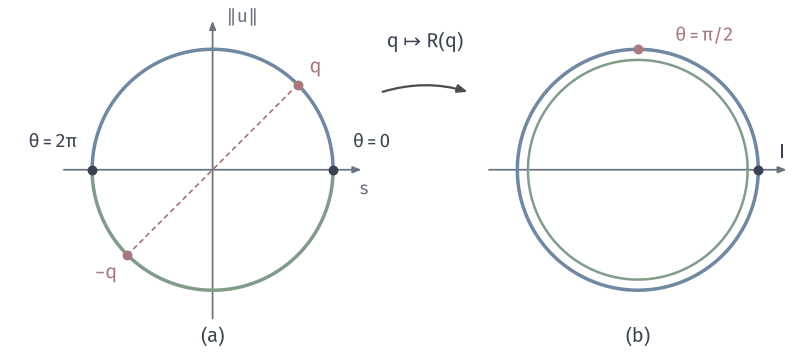

Here is the Python script that generated this plot:
"""Half-angle great circle q(theta) double-covering the rotation circle."""
from pathlib import Path
import sys
ROOT = next(p for p in Path(__file__).resolve().parents if (p/"build.sh").is_file() and (p/"tex/book.tex").is_file())
sys.path.insert(0, str(ROOT/"figures/04-spaces-measures-and-geometry/04-manifolds/matplotlib/mfd-common"))
from mfd3d import *

W, H = 112, 50
fig, ax = canvas(W, H)
t = np.linspace(0, 2*np.pi, 361)
R0 = 17
cx1, cy = 30, 26
# (a): the great circle (cos(theta/2), sin(theta/2)); theta in [0,2pi] upper arc, [2pi,4pi] lower arc.
up = np.linspace(0, np.pi, 180); low = np.linspace(np.pi, 2*np.pi, 180)
ax.plot(cx1+R0*np.cos(up), cy+R0*np.sin(up), color=BLUE, lw=1.4, zorder=3)
ax.plot(cx1+R0*np.cos(low), cy+R0*np.sin(low), color=GREEN, lw=1.4, zorder=3)
arrow(ax, (cx1-R0-4, cy), (cx1+R0+4, cy), color=MUTED, lw=.7, scale=5, zorder=1)
arrow(ax, (cx1, cy-R0-4), (cx1, cy+R0+4), color=MUTED, lw=.7, scale=5, zorder=1)
label(ax, (cx1+R0+4.4, cy-2.8), '$s$', 7.5, MUTED); label(ax, (cx1+1.9, cy+R0+4.6), r'$\Vert u\Vert$', 7.5, MUTED, ha='left')
q = np.array([np.cos(np.pi/4), np.sin(np.pi/4)])
pts = {'q': np.array([cx1, cy])+R0*q, '-q': np.array([cx1, cy])-R0*q, 'e': np.array([cx1+R0, cy]), '-e': np.array([cx1-R0, cy])}
for k in ('q', '-q'):
    dot(ax, pts[k], RED, zorder=8)
dot(ax, pts['e'], INK, zorder=8); dot(ax, pts['-e'], INK, zorder=8)
ax.plot(*zip(pts['q'], pts['-q']), color=RED, lw=.7, ls=(0, (3, 2)), zorder=2)
label(ax, pts['q']+[2.5, 2.5], '$q$', color=RED, halo=True)
label(ax, pts['-q']+[-3.0, -2.5], '$-q$', color=RED, halo=True)
label(ax, pts['e']+[5.5, 4.0], r'$\theta=0$', 7.5, INK, halo=True)
label(ax, pts['-e']+[-5.5, 4.0], r'$\theta=2\pi$', 7.5, INK, halo=True)
# (b): the rotation circle.
cx2 = 90
ax.plot(cx2+R0*np.cos(t), cy+R0*np.sin(t), color=BLUE, lw=1.4, zorder=3)
ax.plot(cx2+(R0-1.5)*np.cos(t), cy+(R0-1.5)*np.sin(t), color=GREEN, lw=1.0, zorder=3)
arrow(ax, (cx2-R0-4, cy), (cx2+R0+4, cy), color=MUTED, lw=.7, scale=5, zorder=1)
P = np.array([cx2, cy+R0]); dot(ax, P, RED, zorder=8)
label(ax, P+[9.4, 2.0], r'$\theta=\pi/2$', 7.5, RED, halo=True)
E = np.array([cx2+R0, cy]); dot(ax, E, INK, zorder=8)
label(ax, E+[3.4, 2.5], '$I$', halo=True)
arrow(ax, (cx1+R0+7, cy+11), (cx2-R0-7, cy+11), color=STROKE, lw=.9, scale=6, rad=-.15)
label(ax, ((cx1+cx2)/2, cy+18), r'$q\mapsto R(q)$')
panel_tag(ax, cx1, 1.7, '(a)'); panel_tag(ax, cx2, 1.7, '(b)')
save(fig, Path(__file__).resolve().parent, 'figure', {'formula': 'q(theta)=(cos(theta/2), sin(theta/2)a); q=(cos pi/4, sin pi/4) for theta=pi/2, -q for theta=pi/2+2pi'})
